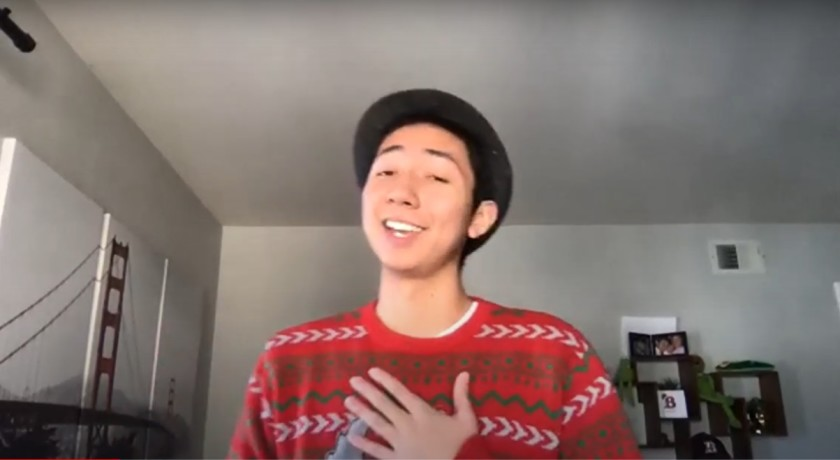
#> input picture ch.6/joseph.jpeg, 840 x 460 px
$ python flipping.py --image joseph.jpeg
#> lines starting #> are read from the running program, lines starting #| are printed output that depends on the picture
import argparse
import cv2

parser = argparse.ArgumentParser()
parser.add_argument("--image", required = True, help = "Path to the image")
args = vars(parser.parse_args())

img = cv2.imread(args["image"])
#> img is the input picture: shape (460, 840, 3); mean B, G, R 109.4, 113.9, 132.2
cv2.imshow("Joseph", img)

flipped_img = cv2.flip(img, 1)
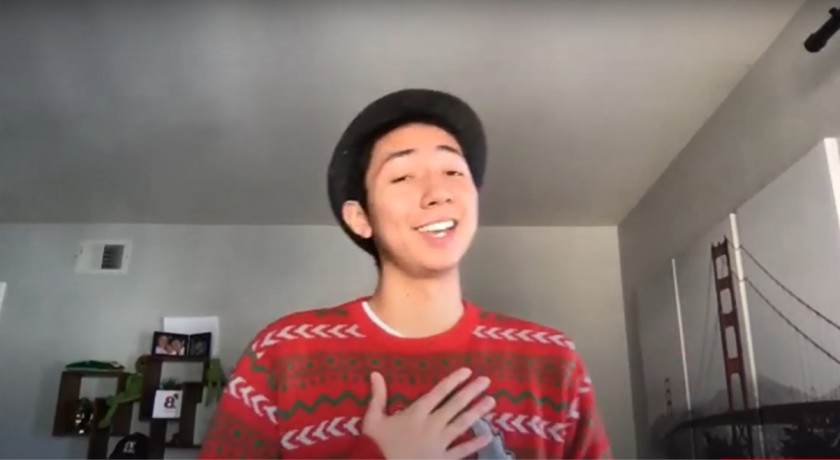
#> flipped_img: shape (460, 840, 3); mean B, G, R 109.4, 113.9, 132.2
cv2.imshow("Flipped Horizontally", flipped_img)


flipped_img = cv2.flip(img, 0)
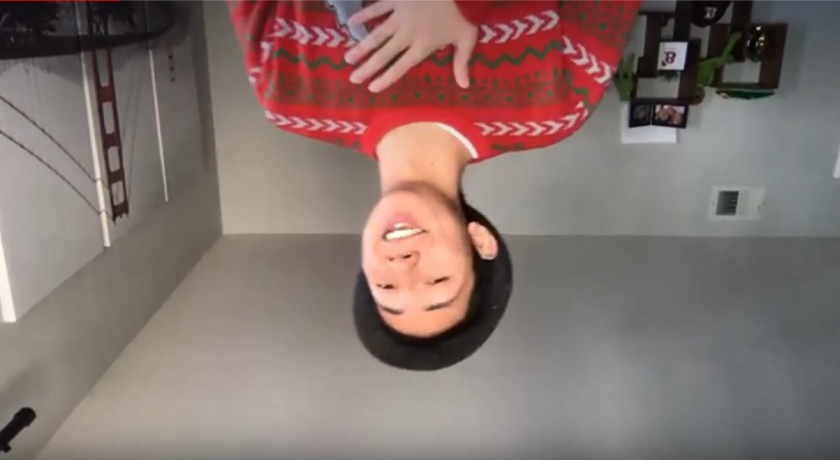
#> flipped_img: shape (460, 840, 3); mean B, G, R 109.4, 113.9, 132.2
cv2.imshow("Flipped Vertically", flipped_img)

flipped_img = cv2.flip(img, -1)
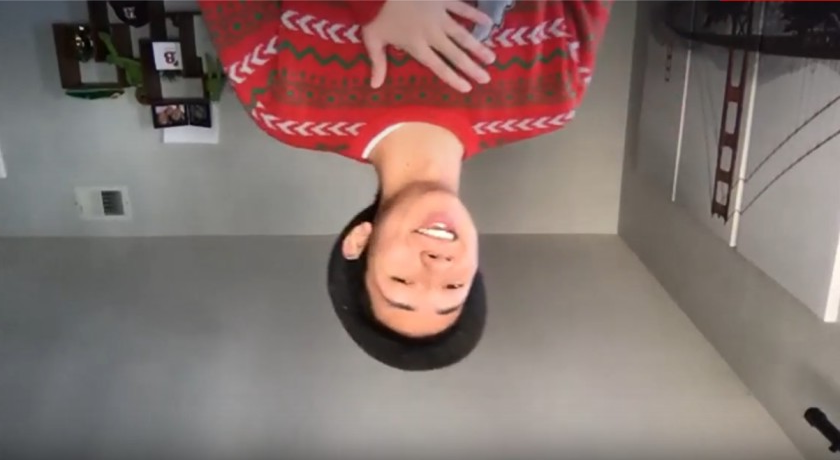
#> flipped_img: shape (460, 840, 3); mean B, G, R 109.4, 113.9, 132.2
cv2.imshow("Flipped Both Ways", flipped_img)

cv2.waitKey(0)
